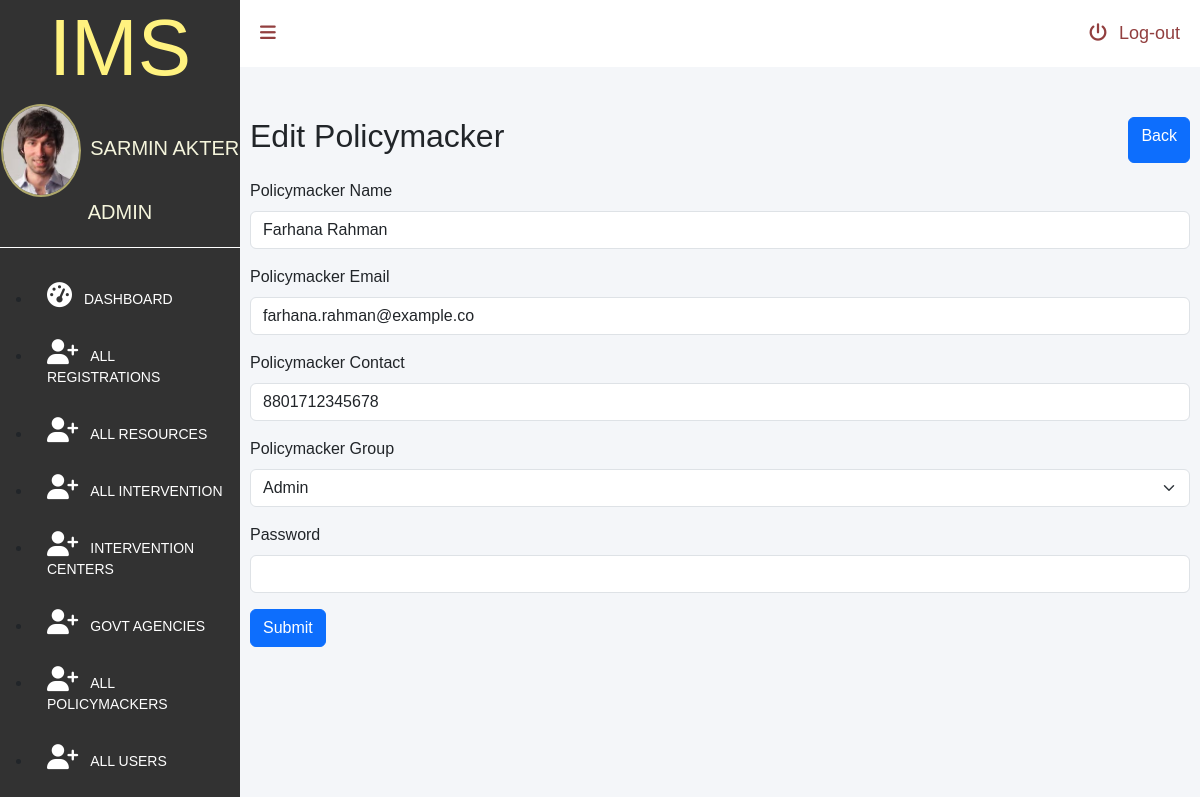
The page /admin/edit-policymaker.php?editId=PM006 (signed in) on the database its author committed.
### tables this page shows
CREATE TABLE `users`  (
  `userId` int(11) NOT NULL AUTO_INCREMENT,
  `name` varchar(255) NULL DEFAULT NULL,
  `username` varchar(255) NULL DEFAULT NULL,
  `role` varchar(255) NULL DEFAULT NULL,
  `password` varchar(255) NULL DEFAULT NULL,
  `email` varchar(255) NULL DEFAULT NULL,
  PRIMARY KEY (`userId`) USING BTREE
);

CREATE TABLE `policymakers_t`  (
  `policymakerID` char(5) NOT NULL,
  `policymakerName` varchar(255) NULL DEFAULT NULL,
  `policymakerEmail` varchar(25) NULL DEFAULT NULL,
  `policymakerContact` varchar(13) NULL DEFAULT NULL,
  `policymakerGroup` varchar(255) NULL DEFAULT NULL,
  `policymakerPassword` varchar(255) NULL DEFAULT NULL,
  `role` varchar(255) NULL DEFAULT NULL,
  PRIMARY KEY (`policymakerID`) USING BTREE
);

### admin/edit-policymaker.php (the view, shortened to what this page needs)
<?php
require_once '../lib/database.php';
if(isset($_GET['editId'])) {
    $editId = $_GET['editId'];
    $stmt = $conn->prepare("SELECT * FROM policymakers_t WHERE policymakerID = ?");
    $stmt->bind_param("s", $editId);
    $stmt->execute();
    $result = $stmt->get_result();
    if ($result->num_rows > 0) {
        $policymaker = $result->fetch_assoc();
    } else {
        echo "No policymaker found for editId: $editId";
        exit;
    }
}
?>
<!DOCTYPE html>
<html lang="en">
<head>
    <link href="https://cdn.jsdelivr.net/npm/bootstrap@5.3.3/dist/css/bootstrap.min.css" rel="stylesheet">
    <link rel="stylesheet" href="dashboard.css">
</head>
<body>
    <div id="dashboardMainContainer">
        <?php include('partials/sidebar.php')?>
        <div class="dashboard_content_container" id="dashboard_content_container">
            <?php include('partials/topnav.php')?>
            <div class="dashboard_content">
                <div class="d-flex justify-content-between pb-3">
                    <h2>Edit Policymacker</h2>
                    <a class="btn btn-primary" href="policymacker.php">Back</a>
                </div>
                <form action="policymacker-update-processor.php" method="POST">
                    <div class="mb-3">
                        <label for="policymackerName" class="form-label">Policymacker Name</label>
                        <input type="text" class="form-control" id="policymackerName" name="policymackerName" value="<?php echo $policymaker['policymakerName']; ?>">
                    </div>
                    <div class="mb-3">
                        <label for="policymackerEmail" class="form-label">Policymacker Email</label>
                        <input type="email" class="form-control" id="policymackerEmail" name="policymackerEmail" value="<?php echo $policymaker['policymakerEmail']; ?>">
                    </div>
                    <div class="mb-3">
                        <label for="policymackerContact" class="form-label">Policymacker Contact</label>
                        <input type="text" class="form-control" id="policymackerContact" name="policymackerContact" value="<?php echo $policymaker['policymakerContact']; ?>">
                    </div>
                    <div class="mb-3">
                        <label for="policymackerGroup" class="form-label">Policymacker Group</label>
                        <select class="form-select" id="policymackerGroup" name="policymackerGroup">
                            <option value="Covid Vaccination" <?php if ($policymaker['policymakerGroup'] == "Covid Vaccination") echo "selected"; ?>>Admin</option>
                        </select>
                    </div>
                    <div class="mb-3">
                        <label for="policymackerPassword" class="form-label">Password</label>
                        <input type="password" class="form-control" id="policymackerPassword" name="policymackerPassword">
                    </div>
                    <button type="submit" class="btn btn-primary">Submit</button>
                </form>
            </div>
        </div>
    </div>
</body>
</html>

### admin/partials/sidebar.php (shortened to what this page needs)
<?php
require_once '../lib/database.php';
if(isset($_SESSION['userId'])) {
    $userId = $_SESSION['userId'];
    $ustmt = $conn->prepare("SELECT * FROM `users` WHERE userId = ?");
    $ustmt->bind_param("s", $userId);
    $ustmt->execute();
    $allUsersResult = $ustmt->get_result();
    $allUsers = $allUsersResult->fetch_all(MYSQLI_ASSOC)[0];
} else {
    header("Location: login.php");
    exit();
}
?>
<div class="dashboard_sidebar" id="dashboard_sidebar">
            <h3 class="dashboard_logo" id="dashboard_logo">IMS</h3>
             <div class="dashboard_sidebar_user" >
              <img src="userimage.jpg" alt="User image."  id="userimage">
              <?php
                    $userName = "";
                    $role = "";
                    if (isset($allUsers["name"])) {
                        $userName = $allUsers["name"];
                        $role = $allUsers["role"];
                    }elseif (isset($allPolicymakers["policymakerName"])) {
                       $userName =$allPolicymakers["policymakerName"];
                       $role =$allPolicymakers["role"];
                    }elseif (isset($allIntervention["centreName"])) {
                       $userName =$allIntervention["centreName"];
                       $role =$allIntervention["role"];
                    }elseif (isset($allAgencies["agencyName"])) {
                        $userName =$allAgencies["agencyName"];
                        $role = "Govt Agency";
                     }
                ?>
              <span>
                <?=$userName;?>
               </span>
               <span>
                   <?=$role;?>
               </span>
            </div>
            <div class="dashboard_sidebar_menus">
                <ul class="dashboard_menus_lists" >
                    <li >
                        <a href="./dashboard.php" ><i class="fa fa-dashboard"></i><span class="menuText">Dashboard</span></a>
                    </li>
                    <?php
                    if ((isset($allUsers['role']) && $allUsers['role'] == 'admin')) {
                    ?>
                    <li >
                        <a href="reg-users.php" ><i class="fa fa-user-plus"></i><span class="menuText">All Registrations</span></a>
                    </li>
                    <?php
                    }
                        if ((isset($allUsers['role']) && $allUsers['role'] == 'admin') || (isset($allIntervention['role']) && $allIntervention['role'] == 'intervention') || (isset($allPolicymakers['role']) && $allPolicymakers['role'] == 'policymaker') || (isset($allAgencies['role']) && $allAgencies['role'] == 'ageny')) {
                     ?>
                    <li>
                        <a href="all-resources.php" ><i class="fa fa-user-plus"></i><span class="menuText">All Resources</span></a>
                    </li>
                    <li>
                        <a href="all-intervention.php" ><i class="fa fa-user-plus"></i><span class="menuText">All Intervention</span></a>
                    </li>
                    <li>
                       <a href="intervention-centers.php" ><i class="fa fa-user-plus"></i><span class="menuText">Intervention Centers</span></a>
                    </li>
                    <li>
                       <a href="gov-agencies.php" ><i class="fa fa-user-plus"></i><span class="menuText">Govt Agencies</span></a>
                    </li>
                    <?php
                    }
                        if ((isset($allUsers['role']) && $allUsers['role'] == 'admin') || (isset($allPolicymakers['role']) && $allPolicymakers['role'] == 'policymaker')) {
                     ?>
                    <li>
                        <a href="policymacker.php" ><i class="fa fa-user-plus"></i><span class="menuText">All Policymackers</span></a>
                    </li>
                    <?php
                    }
                        if ((isset($allUsers['role']) && $allUsers['role'] == 'admin')) {
                     ?>
                     <li>
                         <a href="all-users.php" ><i class="fa fa-user-plus"></i><span class="menuText">All Users</span></a>
                    </li>
                    <?php } ?>
                </ul>
            </div>
        </div>

### admin/dashboard.css (style rules this page uses)
* { font-family: 'Poppins', sans-serif; margin:0; padding:0; box-sizing: border-box; outline: none; text-decoration: none; }
#dashboardMainContainer { display: flex; flex-direction: row; }
div.dashboard_sidebar { width:20%; background: #323232; height:150vh ; }
div.dashboard_content_container { width:80%; background: #f4f6f9; }
h3.dashboard_logo { color: #fff27f; font-size: 80px; text-align: center; }
div.dashboard_sidebar_user { text-align:center; position: relative; padding-bottom:20px ; border-bottom: 1px solid #fff }
div.dashboard_sidebar_user img { width:80px; display: inline-block; border-radius: 50%; border:2px solid #aea76b; margin-right: 5px; vertical-align: middle; }
div.dashboard_sidebar_user span { top: 20%; font-size: 20px; text-transform:uppercase; color:beige; display: inline-block; }
ul.dashboard_menus_lists { margin-top: 20px; }
ul.dashboard_menus_lists li { padding: 15px 15px; text-transform: uppercase; }
ul.dashboard_menus_lists li a { text-decoration: none; color: #fff; font-size: 14px; display: block; }
ul.dashboard_menus_lists li a i { font-size: 25px; }
.fa { padding-right: 12px; }
div.dashboard_content { padding: 50px 10px 10px 10px; }

### rows shown on the page
users: name "SARMIN AKTER", role "ADMIN"
policymakers_t: policymackerName "Farhana Rahman", policymackerEmail "farhana.rahman@example.co", policymackerContact "8801712345678", policymackerGroup "Admin"
